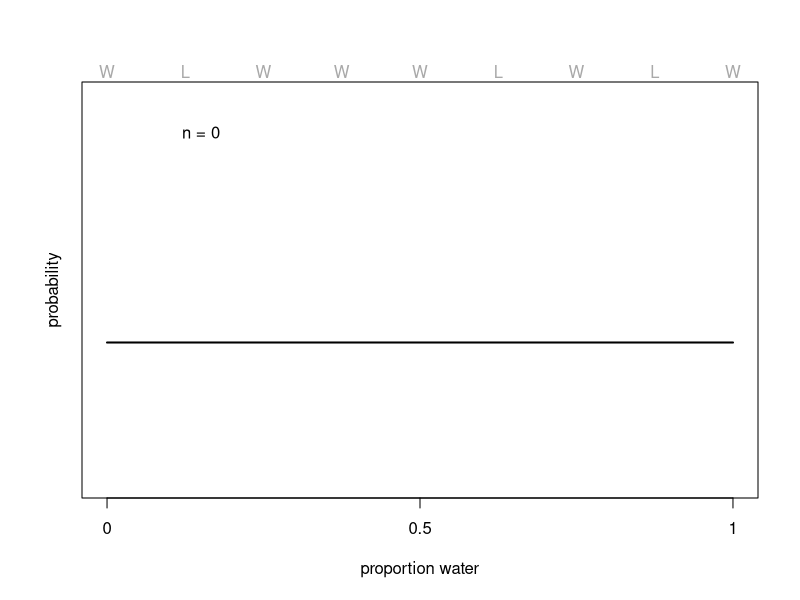
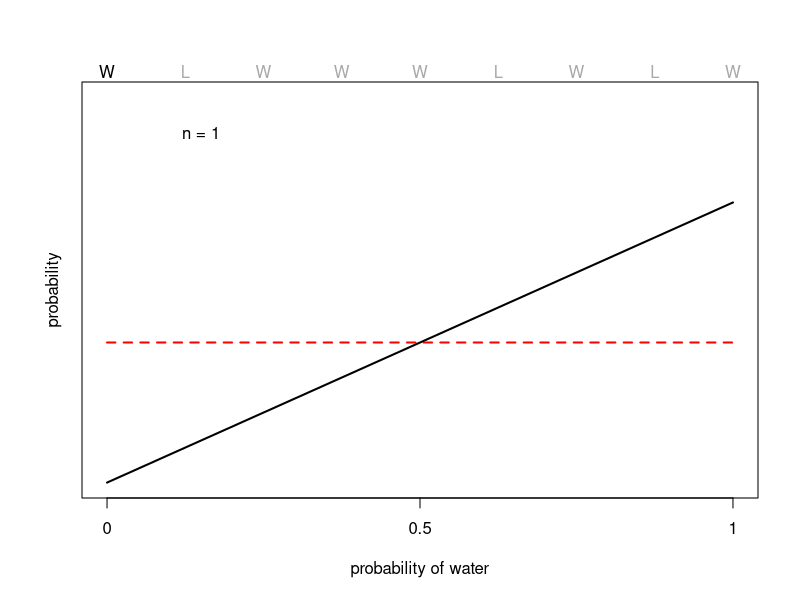

Generate these figures, in order, with R:
## Week 8
## PSYC 5316

# globe tossing example
# show posterior as data comes in
# adapted from R. McElreath's book

# coding the data
# 1 indicates 'water'; 0 indicates 'land'
d <- c(1,0,1,1,1,0,1,0,1)
l <- ifelse(d==1, "W", "L")

# uniform prior
a = 1
b = 1

# draw first plot
i = 0
curve(dbeta(x,a,b), 
      from=0, to=1, xlab="proportion water", ylab="", 
      col="black", ylim=c(0,2.75), lwd=2, xaxt="n", yaxt="n"
      )
axis(1, at=c(0,0.5,1), labels=c(0,0.5,1))
title(ylab="probability", mgp=c(1,1,0))
text(0.15, 2.5, paste("n =",i))
mtext(paste(l), 
      at=seq(from=0,to=1,length.out=length(l)), 
      col=c(rep("darkgray", length(l))) 
      )


# execute this code chunk once for each subsequent plot
i = i + 1
a.prior = a
b.prior = b
a = a + d[i]
b = b + 1 - d[i]

# plot prior
curve(dbeta(x,a.prior,b.prior), 
      from=0, to=1, 
      xlab="probability of water", ylab="", 
      col="red", lwd=2, lty=2, ylim=c(0,2.75), xaxt="n", yaxt="n" 
)
mtext(paste(l), 
      at=seq(from=0,to=1,length.out=length(l)), 
      col=c(rep("black",i), rep( "darkgray", length(l)-i)))
axis(1, at=c(0,0.5,1) , labels=c(0,0.5,1) )
title(ylab="probability", mgp=c(1,1,0))
text(0.15, 2.5, paste("n =", i))

# plot posterior
curve(dbeta(x,a,b), 
      from=0, to=1, 
      lwd=2,
      add=TRUE 
      )
